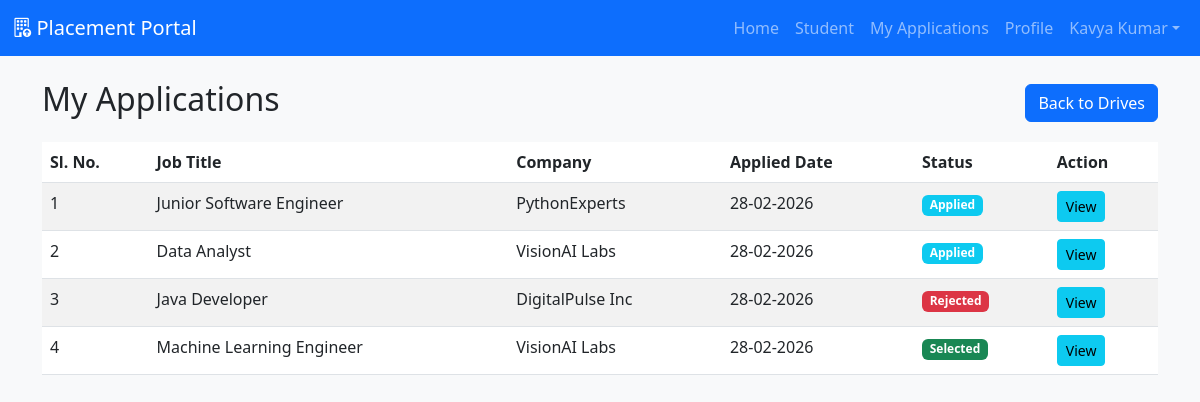
The app's page /student/applications (signed in) with its own data.
### models.py (models this page shows, shortened)
class User(UserMixin, db.Model):
    __tablename__ = 'users'
    id = db.Column(db.Integer, primary_key=True)
    email = db.Column(db.String(120), unique=True, nullable=False)
    password = db.Column(db.String(128), nullable=False)
    name = db.Column(db.String(120))
    role = db.Column(db.String(20), nullable=False)  # 'admin', 'company', 'student'
    active = db.Column(db.Boolean, default=True)
    blacklisted = db.Column(db.Boolean, default=False)

class Application(db.Model):
    __tablename__ = 'applications'
    id = db.Column(db.Integer, primary_key=True)
    student_id = db.Column(db.Integer, db.ForeignKey('users.id'), nullable=False)
    drive_id = db.Column(db.Integer, db.ForeignKey('drives.id'), nullable=False)
    applied_at = db.Column(db.DateTime, default=datetime.utcnow)
    status = db.Column(db.String(20), default='Applied')  # Applied / Shortlisted / Selected / Rejected
    student = db.relationship('User', backref='applications')
    drive = db.relationship('Drive', backref='applications')
    __table_args__ = (db.UniqueConstraint('student_id', 'drive_id', name='_student_drive_uc'),)

class Drive(db.Model):
    __tablename__ = 'drives'
    id = db.Column(db.Integer, primary_key=True)
    company_id = db.Column(db.Integer, db.ForeignKey('companies.id'), nullable=False)
    job_title = db.Column(db.String(240), nullable=False)
    job_description = db.Column(db.Text)
    eligibility = db.Column(db.String(240))
    salary = db.Column(db.String(100))
    location = db.Column(db.String(120))
    application_deadline = db.Column(db.Date)
    status = db.Column(db.String(20), default='Pending')  # Pending / Approved / Closed
    created_at = db.Column(db.DateTime, default=datetime.utcnow)
    company = db.relationship('CompanyProfile', backref='drives')

class CompanyProfile(db.Model):
    __tablename__ = 'companies'
    id = db.Column(db.Integer, primary_key=True)
    user_id = db.Column(db.Integer, db.ForeignKey('users.id'), nullable=False)
    company_name = db.Column(db.String(240), nullable=False)
    hr_contact = db.Column(db.String(120))
    website = db.Column(db.String(240))
    approved = db.Column(db.Boolean, default=False)
    blacklisted = db.Column(db.Boolean, default=False)
    user = db.relationship('User', backref='company_profile', uselist=False)

### app.py (the view)
@app.route('/student/applications')
@login_required
@role_required('student')
def student_applications():
    applications = Application.query.filter_by(student_id=current_user.id).all()
    return render_template('student_applications.html', applications=applications)

### app.py (called while the page is built)
@login_manager.user_loader
def load_user(user_id):
    return User.query.get(int(user_id))

def role_required(role):
    def decorator(fn):
        from functools import wraps
        @wraps(fn)
        def wrapper(*args, **kwargs):
            if not current_user.is_authenticated or current_user.role != role:
                flash('Access denied', 'danger')
                return redirect(url_for('login'))
            return fn(*args, **kwargs)
        return wrapper
    return decorator

### templates/student_applications.html
{% extends 'base.html' %}
{% block content %}
  <div class="d-flex justify-content-between align-items-center mb-3">
    <h2>My Applications</h2>
    <a class="btn btn-primary" href="{{ url_for('student_dashboard') }}">Back to Drives</a>
  </div>
  <table class="table table-striped">
    <thead>
      <tr>
        <th>Sl. No.</th>
        <th>Job Title</th>
        <th>Company</th>
        <th>Applied Date</th>
        <th>Status</th>
        <th>Action</th>
      </tr>
    </thead>
    <tbody>
      {% for app in applications %}
        <tr>
          <td>{{ loop.index }}</td>
          <td>{{ app.drive.job_title }}</td>
          <td>{{ app.drive.company.company_name }}</td>
          <td>{{ app.applied_at.strftime('%d-%m-%Y') }}</td>
          <td>
            {% if app.status == 'Applied' %}
              <span class="badge bg-info">{{ app.status }}</span>
            {% elif app.status == 'Shortlisted' %}
              <span class="badge bg-warning">{{ app.status }}</span>
            {% elif app.status == 'Selected' %}
              <span class="badge bg-success">{{ app.status }}</span>
            {% else %}
              <span class="badge bg-danger">{{ app.status }}</span>
            {% endif %}
          </td>
          <td><a class="btn btn-sm btn-info" href="{{ url_for('view_application_detail', app_id=app.id) }}">View</a></td>
        </tr>
      {% else %}
        <tr><td colspan="6" class="text-center">No applications yet</td></tr>
      {% endfor %}
    </tbody>
  </table>
{% endblock %}

### templates/base.html (shortened to what this page needs)
<!doctype html>
<html lang="en">
  <head>
    <link href="https://cdn.jsdelivr.net/npm/bootstrap@5.3.0/dist/css/bootstrap.min.css" rel="stylesheet">
    <link href="https://cdn.jsdelivr.net/npm/bootstrap-icons@1.10.5/font/bootstrap-icons.css" rel="stylesheet">
    <link href="{{ url_for('static', filename='css/style.css') }}" rel="stylesheet">
  </head>
  <body>
    <nav class="navbar navbar-expand-lg navbar-dark bg-primary">
      <div class="container-fluid">
        <a class="navbar-brand d-flex align-items-center" href="{{ url_for('index') }}"><i class="bi bi-building-up"></i>&nbsp;Placement Portal</a>
        <div class="collapse navbar-collapse" id="navCollapse">
          <ul class="navbar-nav ms-auto">
            <li class="nav-item"><a class="nav-link" href="{{ url_for('index') }}">Home</a></li>
            {% if current_user.is_authenticated %}
              {% if current_user.role=='admin' %}
                <li class="nav-item"><a class="nav-link" href="{{ url_for('admin_dashboard') }}">Admin</a></li>
                <li class="nav-item"><a class="nav-link" href="{{ url_for('admin_applications') }}">Applications</a></li>
              {% elif current_user.role=='company' %}
                <li class="nav-item"><a class="nav-link" href="{{ url_for('company_dashboard') }}">Company</a></li>
              {% else %}
                <li class="nav-item"><a class="nav-link" href="{{ url_for('student_dashboard') }}">Student</a></li>
                <li class="nav-item"><a class="nav-link" href="{{ url_for('student_applications') }}">My Applications</a></li>
                <li class="nav-item"><a class="nav-link" href="{{ url_for('student_profile') }}">Profile</a></li>
              {% endif %}
              <li class="nav-item dropdown">
                <a class="nav-link dropdown-toggle" href="#" role="button" data-bs-toggle="dropdown">{{ current_user.name }}</a>
              </li>
            {% else %}
              <li class="nav-item"><a class="nav-link" href="{{ url_for('login') }}">Login</a></li>
            {% endif %}
          </ul>
        </div>
      </div>
    </nav>
    <div class="container mt-4">
      {% block content %}{% endblock %}
    </div>
  </body>
</html>

### static/css/style.css (style rules this page uses)
body { background: #f8f9fa; }
.navbar-brand i { font-size: 1.2rem; }

### records on screen
User: name "Kavya Kumar"
Application: drive.job_title "Junior Software Engineer", drive.company.company_name "PythonExperts", applied_at "28-02-2026", status "Applied"
Application: drive.job_title "Data Analyst", drive.company.company_name "VisionAI Labs", applied_at "28-02-2026", status "Applied"
Application: drive.job_title "Java Developer", drive.company.company_name "DigitalPulse Inc", applied_at "28-02-2026", status "Rejected"
Application: drive.job_title "Machine Learning Engineer", drive.company.company_name "VisionAI Labs", applied_at "28-02-2026", status "Selected"
